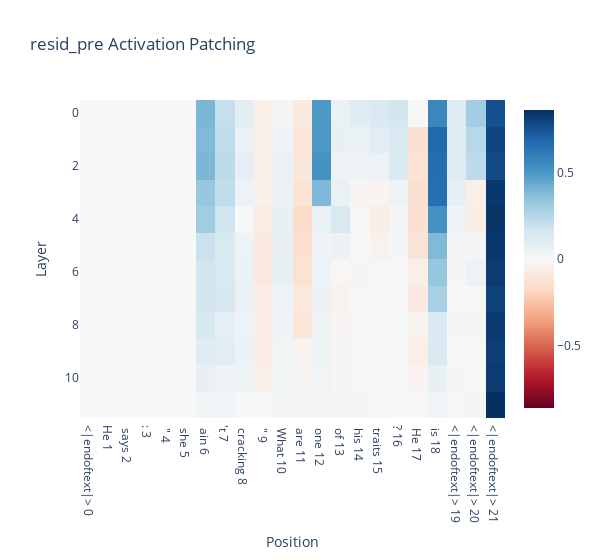

The notebook cell saved with this chart:
### Code cell
fig = imshow(
    act_patch_resid_pre,
    labels={"x": "Position", "y": "Layer"},
    x=labels,
    title="resid_pre Activation Patching",
    width=600
)

### Figure 1 — Plotly figure (JSON) as saved in the notebook; plotly's stock layout.template omitted (floating-point values rounded to 4 significant figures; data arrays with more than 128 entries replaced by an {"elided": "..."} marker saying what was removed)
{"data": [{"coloraxis": "coloraxis", "hovertemplate": "Position: %{x}<br>Layer: %{y}<br>color: %{z}<extra></extra>", "name": "0", "type": "heatmap", "x": ["<|endoftext|> 0", "He 1", " says 2", ": 3", " \" 4", " she 5", " ain 6", "'t 7", " cracking 8", " \" 9", " What 10", " are 11", " one 12", " of 13", " his 14", " traits 15", "? 16", " He 17", " is 18", "<|endoftext|> 19", "<|endoftext|> 20", "<|endoftext|> 21"], "xaxis": "x", "yaxis": "y", "z": {"elided": "12x22 float values"}}], "layout": {"coloraxis": {"cmid": 0, "colorscale": [[0, "rgb(103,0,31)"], [0.1, "rgb(178,24,43)"], [0.2, "rgb(214,96,77)"], [0.3, "rgb(244,165,130)"], [0.4, "rgb(253,219,199)"], [0.5, "rgb(247,247,247)"], [0.6, "rgb(209,229,240)"], [0.7, "rgb(146,197,222)"], [0.8, "rgb(67,147,195)"], [0.9, "rgb(33,102,172)"], [1, "rgb(5,48,97)"]]}, "title": {"text": "resid_pre Activation Patching"}, "width": 600, "xaxis": {"anchor": "y", "constrain": "domain", "domain": [0, 1], "scaleanchor": "y", "title": {"text": "Position"}}, "yaxis": {"anchor": "x", "autorange": "reversed", "constrain": "domain", "domain": [0, 1], "title": {"text": "Layer"}}}}
